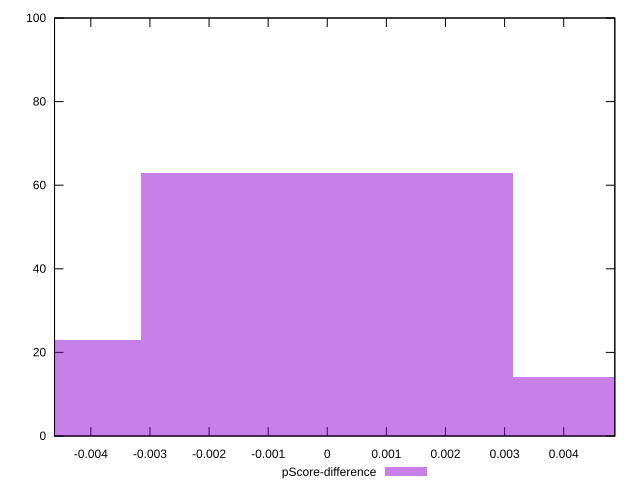

Generate this figure with gnuplot:
reset

$pScoreDifference <<EOF
-0.006288687087387484 23
0 63
0.006288687087387484 14
EOF

set key outside below
set boxwidth 0.006288687087387484
set xrange [-0.004614098745329254:0.004864572310898874]
set yrange [0:100]
set trange [0:100]
set style fill transparent solid 0.5 noborder
set terminal svg size 640, 490 enhanced background rgb 'white'
set output "report_00018_2021-02-10T15-25-16.877Z/total-blocking-time/samples/pages/pScore-difference/histogram.svg"

plot $pScoreDifference title "pScore-difference" with boxes

reset
